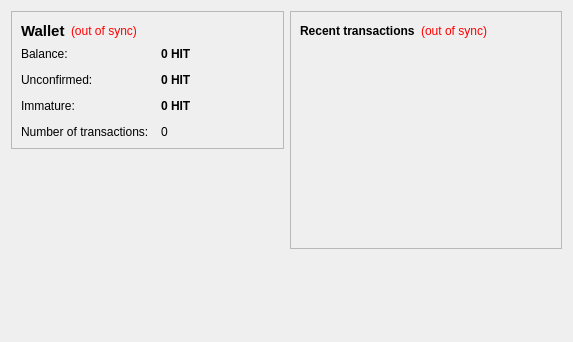
<?xml version="1.0" encoding="UTF-8"?>
<ui version="4.0">
 <class>OverviewPage</class>
 <widget class="QWidget" name="OverviewPage">
  <property name="geometry">
   <rect>
    <x>0</x>
    <y>0</y>
    <width>573</width>
    <height>342</height>
   </rect>
  </property>
  <property name="windowTitle">
   <string>Form</string>
  </property>
  <layout class="QHBoxLayout" name="horizontalLayout" stretch="1,1">
   <item>
    <layout class="QVBoxLayout" name="verticalLayout_2">
     <item>
      <widget class="QFrame" name="frame">
       <property name="frameShape">
        <enum>QFrame::StyledPanel</enum>
       </property>
       <property name="frameShadow">
        <enum>QFrame::Raised</enum>
       </property>
       <layout class="QVBoxLayout" name="verticalLayout_4">
        <item>
         <layout class="QHBoxLayout" name="horizontalLayout_4">
          <item>
           <widget class="QLabel" name="label_5">
            <property name="font">
             <font>
              <pointsize>11</pointsize>
              <weight>75</weight>
              <bold>true</bold>
             </font>
            </property>
            <property name="text">
             <string>Wallet</string>
            </property>
           </widget>
          </item>
          <item>
           <widget class="QLabel" name="labelWalletStatus">
            <property name="toolTip">
             <string>The displayed information may be out of date. Your wallet automatically synchronizes with the SmallChange network after a connection is established, but this process has not completed yet.</string>
            </property>
            <property name="styleSheet">
             <string notr="true">QLabel { color: red; }</string>
            </property>
            <property name="text">
             <string notr="true">(out of sync)</string>
            </property>
            <property name="alignment">
             <set>Qt::AlignLeading|Qt::AlignLeft|Qt::AlignVCenter</set>
            </property>
           </widget>
          </item>
          <item>
           <spacer name="horizontalSpacer_2">
            <property name="orientation">
             <enum>Qt::Horizontal</enum>
            </property>
            <property name="sizeHint" stdset="0">
             <size>
              <width>40</width>
              <height>20</height>
             </size>
            </property>
           </spacer>
          </item>
         </layout>
        </item>
        <item>
         <layout class="QFormLayout" name="formLayout_2">
          <property name="fieldGrowthPolicy">
           <enum>QFormLayout::AllNonFixedFieldsGrow</enum>
          </property>
          <property name="horizontalSpacing">
           <number>12</number>
          </property>
          <property name="verticalSpacing">
           <number>12</number>
          </property>
          <item row="0" column="0">
           <widget class="QLabel" name="label">
            <property name="text">
             <string>Balance:</string>
            </property>
           </widget>
          </item>
          <item row="0" column="1">
           <widget class="QLabel" name="labelBalance">
            <property name="font">
             <font>
              <weight>75</weight>
              <bold>true</bold>
             </font>
            </property>
            <property name="cursor">
             <cursorShape>IBeamCursor</cursorShape>
            </property>
            <property name="toolTip">
             <string>Your current balance</string>
            </property>
            <property name="text">
             <string notr="true">0 HIT</string>
            </property>
            <property name="textInteractionFlags">
             <set>Qt::LinksAccessibleByMouse|Qt::TextSelectableByKeyboard|Qt::TextSelectableByMouse</set>
            </property>
           </widget>
          </item>
          <item row="1" column="0">
           <widget class="QLabel" name="label_3">
            <property name="text">
             <string>Unconfirmed:</string>
            </property>
           </widget>
          </item>
          <item row="1" column="1">
           <widget class="QLabel" name="labelUnconfirmed">
            <property name="font">
             <font>
              <weight>75</weight>
              <bold>true</bold>
             </font>
            </property>
            <property name="cursor">
             <cursorShape>IBeamCursor</cursorShape>
            </property>
            <property name="toolTip">
             <string>Total of transactions that have yet to be confirmed, and do not yet count toward the current balance</string>
            </property>
            <property name="text">
             <string notr="true">0 HIT</string>
            </property>
            <property name="textInteractionFlags">
             <set>Qt::LinksAccessibleByMouse|Qt::TextSelectableByKeyboard|Qt::TextSelectableByMouse</set>
            </property>
           </widget>
          </item>
          <item row="3" column="0">
           <widget class="QLabel" name="label_2">
            <property name="text">
             <string>Number of transactions:</string>
            </property>
           </widget>
          </item>
          <item row="3" column="1">
           <widget class="QLabel" name="labelNumTransactions">
            <property name="toolTip">
             <string>Total number of transactions in wallet</string>
            </property>
            <property name="text">
             <string notr="true">0</string>
            </property>
           </widget>
          </item>
          <item row="2" column="0">
           <widget class="QLabel" name="labelImmatureText">
            <property name="text">
             <string>Immature:</string>
            </property>
           </widget>
          </item>
          <item row="2" column="1">
           <widget class="QLabel" name="labelImmature">
            <property name="font">
             <font>
              <weight>75</weight>
              <bold>true</bold>
             </font>
            </property>
            <property name="toolTip">
             <string>Mined balance that has not yet matured</string>
            </property>
            <property name="text">
             <string notr="true">0 HIT</string>
            </property>
            <property name="textInteractionFlags">
             <set>Qt::LinksAccessibleByMouse|Qt::TextSelectableByKeyboard|Qt::TextSelectableByMouse</set>
            </property>
           </widget>
          </item>
         </layout>
        </item>
       </layout>
      </widget>
     </item>
     <item>
      <spacer name="verticalSpacer">
       <property name="orientation">
        <enum>Qt::Vertical</enum>
       </property>
       <property name="sizeHint" stdset="0">
        <size>
         <width>20</width>
         <height>40</height>
        </size>
       </property>
      </spacer>
     </item>
    </layout>
   </item>
   <item>
    <layout class="QVBoxLayout" name="verticalLayout_3">
     <item>
      <widget class="QFrame" name="frame_2">
       <property name="frameShape">
        <enum>QFrame::StyledPanel</enum>
       </property>
       <property name="frameShadow">
        <enum>QFrame::Raised</enum>
       </property>
       <layout class="QVBoxLayout" name="verticalLayout">
        <item>
         <layout class="QHBoxLayout" name="horizontalLayout_2">
          <item>
           <widget class="QLabel" name="label_4">
            <property name="text">
             <string>&lt;b&gt;Recent transactions&lt;/b&gt;</string>
            </property>
           </widget>
          </item>
          <item>
           <widget class="QLabel" name="labelTransactionsStatus">
            <property name="toolTip">
             <string>The displayed information may be out of date. Your wallet automatically synchronizes with the SmallChange network after a connection is established, but this process has not completed yet.</string>
            </property>
            <property name="styleSheet">
             <string notr="true">QLabel { color: red; }</string>
            </property>
            <property name="text">
             <string notr="true">(out of sync)</string>
            </property>
            <property name="alignment">
             <set>Qt::AlignRight|Qt::AlignTrailing|Qt::AlignVCenter</set>
            </property>
           </widget>
          </item>
          <item>
           <spacer name="horizontalSpacer">
            <property name="orientation">
             <enum>Qt::Horizontal</enum>
            </property>
            <property name="sizeHint" stdset="0">
             <size>
              <width>40</width>
              <height>20</height>
             </size>
            </property>
           </spacer>
          </item>
         </layout>
        </item>
        <item>
         <widget class="QListView" name="listTransactions">
          <property name="styleSheet">
           <string notr="true">QListView { background: transparent; }</string>
          </property>
          <property name="frameShape">
           <enum>QFrame::NoFrame</enum>
          </property>
          <property name="verticalScrollBarPolicy">
           <enum>Qt::ScrollBarAlwaysOff</enum>
          </property>
          <property name="horizontalScrollBarPolicy">
           <enum>Qt::ScrollBarAlwaysOff</enum>
          </property>
          <property name="selectionMode">
           <enum>QAbstractItemView::NoSelection</enum>
          </property>
         </widget>
        </item>
       </layout>
      </widget>
     </item>
     <item>
      <spacer name="verticalSpacer_2">
       <property name="orientation">
        <enum>Qt::Vertical</enum>
       </property>
       <property name="sizeHint" stdset="0">
        <size>
         <width>20</width>
         <height>40</height>
        </size>
       </property>
      </spacer>
     </item>
    </layout>
   </item>
  </layout>
 </widget>
 <resources/>
 <connections/>
</ui>
